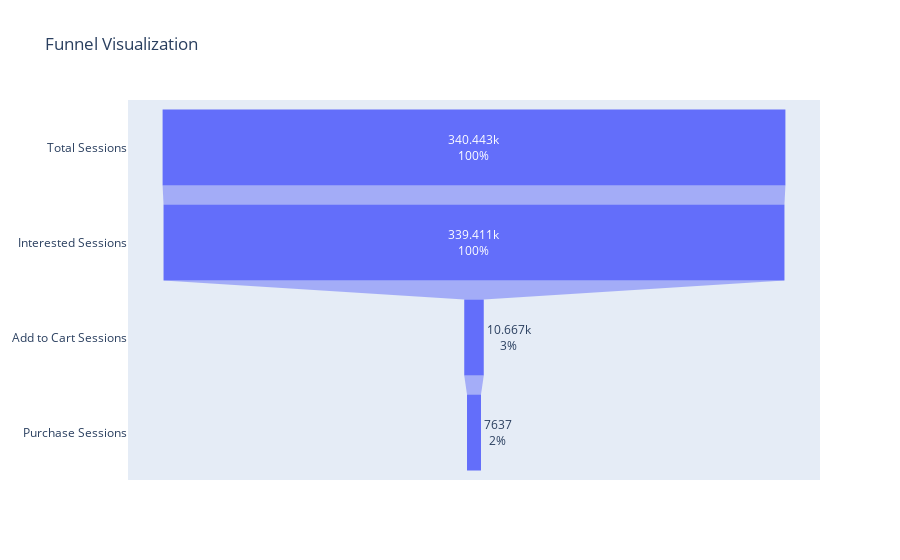

The notebook cell saved with this chart:
### Markdown cell above
# Funnel Visualization with Plotly

### Code cell
import plotly.graph_objects as go

stages = ['Total Sessions', 'Interested Sessions', 'Add to Cart Sessions', 'Purchase Sessions']
values = [total_sessions, interested_sessions, add_to_cart_sessions, purchase_sessions]

fig = go.Figure(go.Funnel(
    y = stages,
    x = values,
    textinfo = "value+percent initial"
))

fig.update_layout(title="Funnel Visualization")

fig.show()

### Figure 1 — Plotly figure (JSON) as saved in the notebook; plotly's stock layout.template omitted (floating-point values rounded to 4 significant figures)
{"data": [{"textinfo": "value+percent initial", "type": "funnel", "x": [340443, 339411, 10667, 7637], "y": ["Total Sessions", "Interested Sessions", "Add to Cart Sessions", "Purchase Sessions"]}], "layout": {"title": {"text": "Funnel Visualization"}}}
